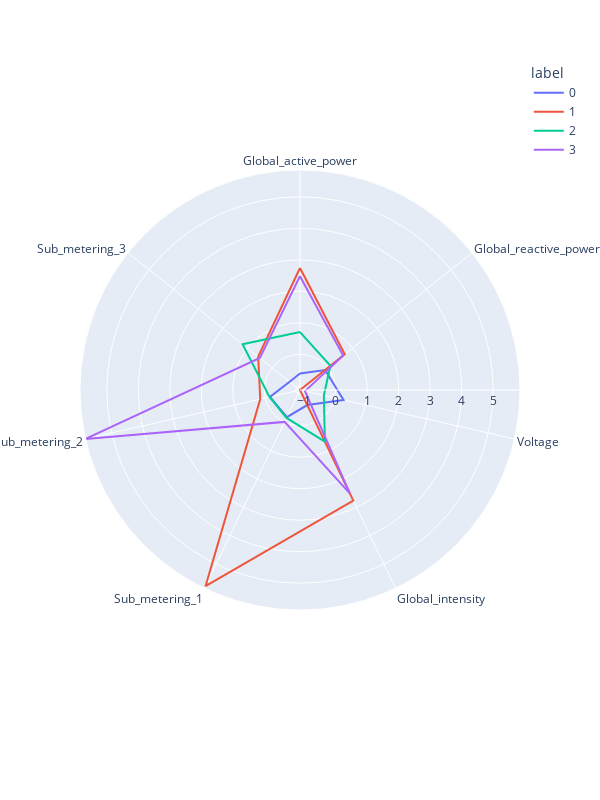

The notebook cell this image was saved under:
### Code cell
columns_names = ['Global_active_power', 'Global_reactive_power', 'Voltage', 'Global_intensity','Sub_metering_1', 'Sub_metering_2','Sub_metering_3']
clusters = pd.DataFrame(X, columns=columns_names)
clusters['label'] = kmeansmodel.labels_
polar = clusters.groupby("label").mean().reset_index()
polar = pd.melt(polar, id_vars=["label"])
fig4 = px.line_polar(polar, r="value", theta="variable", color="label", line_close=True, height=800, width=600)
fig4.show()

### Figure 1 — Plotly figure (JSON) as saved in the notebook; plotly's stock layout.template omitted (floating-point values rounded to 4 significant figures)
{"data": [{"hovertemplate": "label=0<br>value=%{r}<br>variable=%{theta}<extra></extra>", "legendgroup": "0", "line": {"color": "#636efa", "dash": "solid"}, "marker": {"symbol": "circle"}, "mode": "lines", "name": "0", "r": [-0.6107, -0.112, 0.2857, -0.6031, -0.1756, -0.1536, -0.7107, -0.6107], "showlegend": true, "subplot": "polar", "theta": ["Global_active_power", "Global_reactive_power", "Voltage", "Global_intensity", "Sub_metering_1", "Sub_metering_2", "Sub_metering_3", "Global_active_power"], "type": "scatterpolar"}, {"hovertemplate": "label=1<br>value=%{r}<br>variable=%{theta}<extra></extra>", "legendgroup": "1", "line": {"color": "#EF553B", "dash": "solid"}, "marker": {"symbol": "circle"}, "mode": "lines", "name": "1", "r": [2.742, 0.6845, -1.132, 2.768, 5.781, 0.1616, 0.5668, 2.742], "showlegend": true, "subplot": "polar", "theta": ["Global_active_power", "Global_reactive_power", "Voltage", "Global_intensity", "Sub_metering_1", "Sub_metering_2", "Sub_metering_3", "Global_active_power"], "type": "scatterpolar"}, {"hovertemplate": "label=2<br>value=%{r}<br>variable=%{theta}<extra></extra>", "legendgroup": "2", "line": {"color": "#00cc96", "dash": "solid"}, "marker": {"symbol": "circle"}, "mode": "lines", "name": "2", "r": [0.7072, 0.1038, -0.3561, 0.6894, -0.1482, -0.1388, 1.198, 0.7072], "showlegend": true, "subplot": "polar", "theta": ["Global_active_power", "Global_reactive_power", "Voltage", "Global_intensity", "Sub_metering_1", "Sub_metering_2", "Sub_metering_3", "Global_active_power"], "type": "scatterpolar"}, {"hovertemplate": "label=3<br>value=%{r}<br>variable=%{theta}<extra></extra>", "legendgroup": "3", "line": {"color": "#ab63fa", "dash": "solid"}, "marker": {"symbol": "circle"}, "mode": "lines", "name": "3", "r": [2.481, 0.6205, -0.9695, 2.512, -0.00823, 5.851, 0.4991, 2.481], "showlegend": true, "subplot": "polar", "theta": ["Global_active_power", "Global_reactive_power", "Voltage", "Global_intensity", "Sub_metering_1", "Sub_metering_2", "Sub_metering_3", "Global_active_power"], "type": "scatterpolar"}], "layout": {"height": 800, "legend": {"title": {"text": "label"}, "tracegroupgap": 0}, "margin": {"t": 60}, "polar": {"angularaxis": {"direction": "clockwise", "rotation": 90}, "domain": {"x": [0, 1], "y": [0, 1]}}, "width": 600}}
